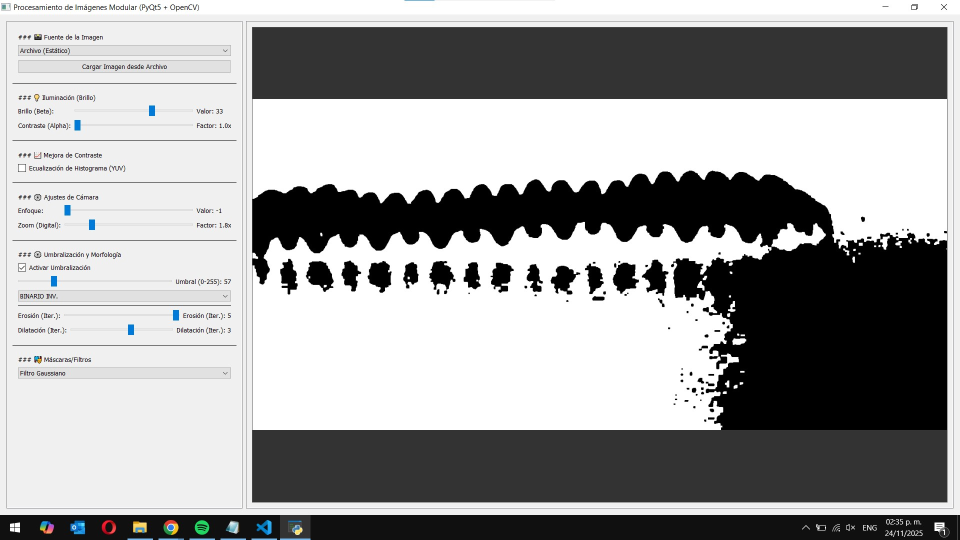
#> input picture images/Captura de pantalla 2025-11-24 143543.jpg, 1920 x 1080 px (shown at 1/2 size); its folder holds only this picture in this run
$ python -i image_processing.py   (imports and definitions only)   (older library calls are emulated)
#> lines starting #> are read from the running program, lines starting #| are printed output that depends on the picture
#> further down, picture is the input picture: shape (1080, 1920, 3); mean B, G, R 159.8, 159.7, 159.5
import cv2
import numpy as np

# [20 lines left out: functions apply_brightness, apply_lightness_and_contrast, not called in this run]

def apply_histogram_equalization(image):
    """
    Ecualización de Histograma: Mejora el contraste global.
    Se aplica al canal Y (luminancia) en el espacio de color YUV para imágenes a color.
    :param image: Matriz de imagen (BGR).
    :return: Imagen con histograma ecualizado.
    """
    """img_yuv = cv2.cvtColor(image, cv2.COLOR_BGR2YUV)

    # Ecualizar el histograma solo en el canal Y (luminancia)
    img_yuv[:, :, 0] = cv2.equalizeHist(img_yuv[:, :, 0])

    # Convertir de YUV a BGR
    return cv2.cvtColor(img_yuv, cv2.COLOR_YUV2BGR)"""

    # Crear el objeto CLAHE
    """clahe = cv2.createCLAHE(clipLimit=2.0, tileGridSize=(8, 8))

    # Convertir la imagen a YUV, aplicar CLAHE al canal Y y volver a BGR
    img_yuv = cv2.cvtColor(image, cv2.COLOR_BGR2YUV)
    img_yuv[:, :, 0] = clahe.apply(img_yuv[:, :, 0])
    result_img = cv2.cvtColor(img_yuv, cv2.COLOR_YUV2BGR)

    return cv2.cvtColor(result_img, cv2.COLOR_YUV2BGR)"""
    gray_img = cv2.cvtColor(image, cv2.COLOR_BGR2GRAY)
    result_gray = cv2.equalizeHist(gray_img)
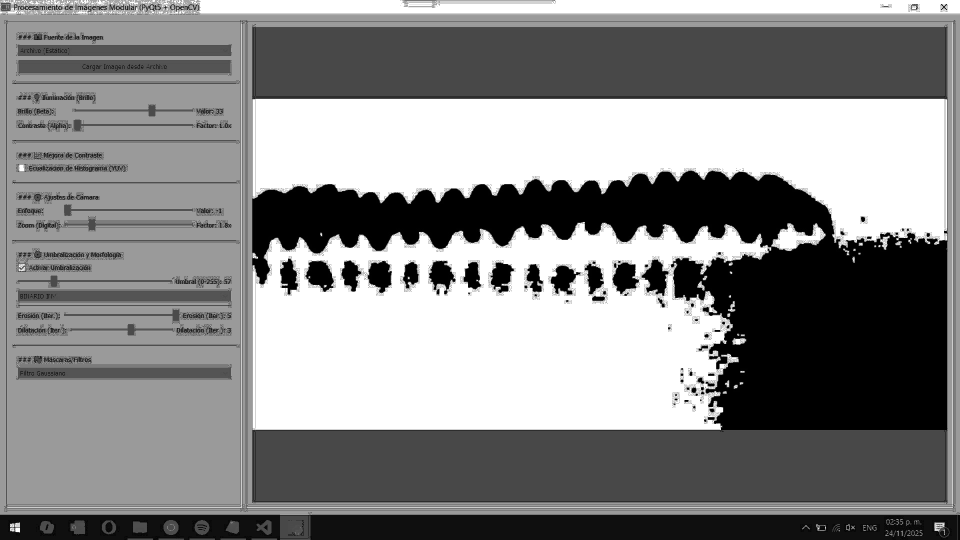
#> result_gray: shape (1080, 1920) (shown at 1/2 size); min 0, max 255, mean 135.1
    return cv2.cvtColor(result_gray, cv2.COLOR_GRAY2BGR)

# [162 lines left out: functions apply_mask, apply_digital_zoom, process_roi_heavy, apply_threshold_and_morphology, process_image, not called in this run]

>>> import cv2
>>> picture = cv2.imread('images/Captura de pantalla 2025-11-24 143543.jpg')
>>> result = apply_histogram_equalization(picture)

$ run again, on images/Captura de pantalla 2025-11-24 163603.jpg
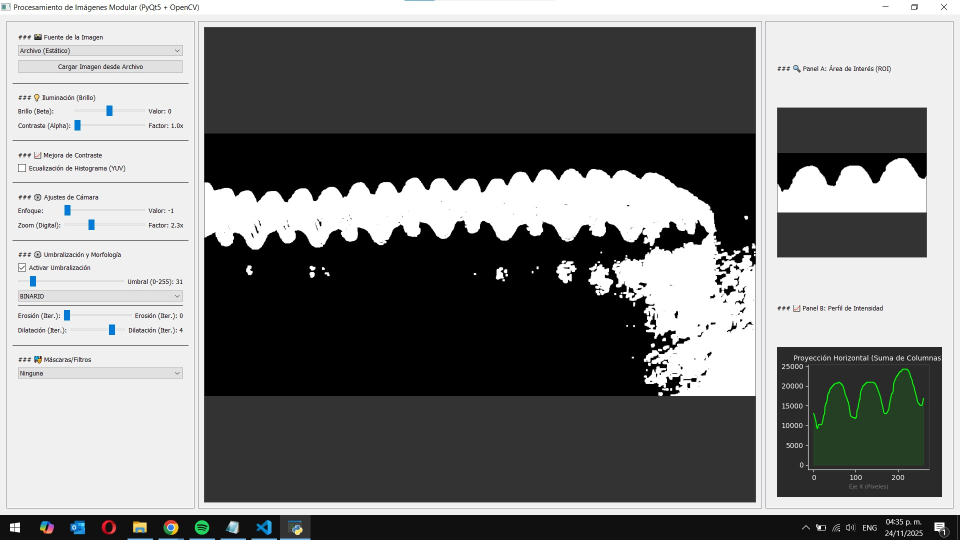
#> input picture images/Captura de pantalla 2025-11-24 163603.jpg, 1920 x 1080 px (shown at 1/2 size)
#> picture is the input picture: shape (1080, 1920, 3); mean B, G, R 123.8, 124.3, 123.5
#> in apply_histogram_equalization, `result_gray = cv2.equalizeHist(gray_img)`:
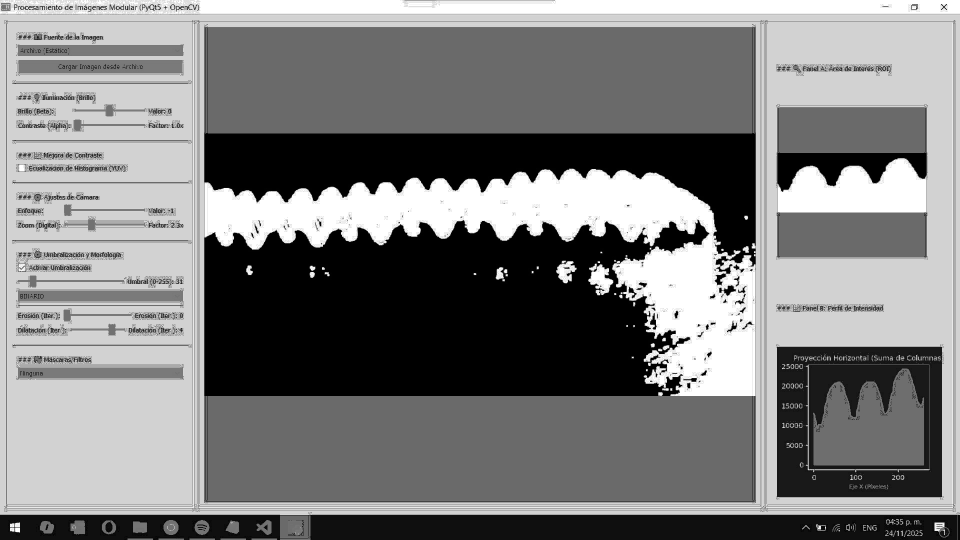
#> result_gray: shape (1080, 1920) (shown at 1/2 size); min 0, max 255, mean 124.9

$ run again, on images/Captura de pantalla 2025-11-26 152423.jpg
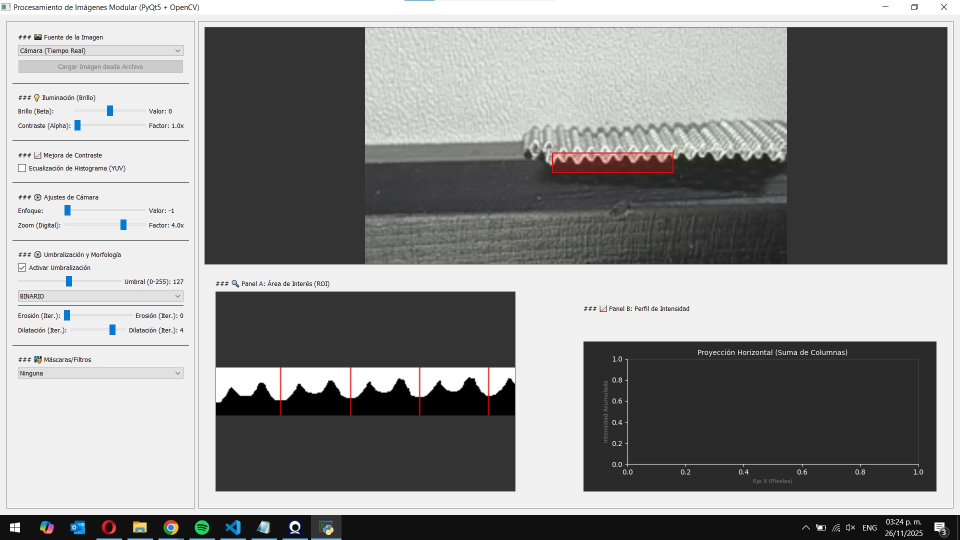
#> input picture images/Captura de pantalla 2025-11-26 152423.jpg, 1920 x 1080 px (shown at 1/2 size)
#> picture is the input picture: shape (1080, 1920, 3); mean B, G, R 141.5, 142.2, 141.8
#> in apply_histogram_equalization, `result_gray = cv2.equalizeHist(gray_img)`:
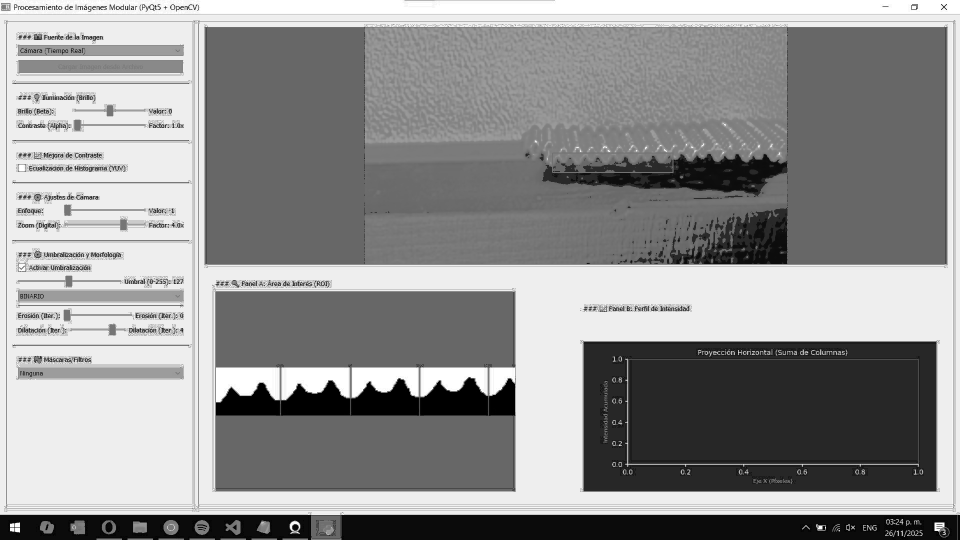
#> result_gray: shape (1080, 1920) (shown at 1/2 size); min 0, max 255, mean 145.3
